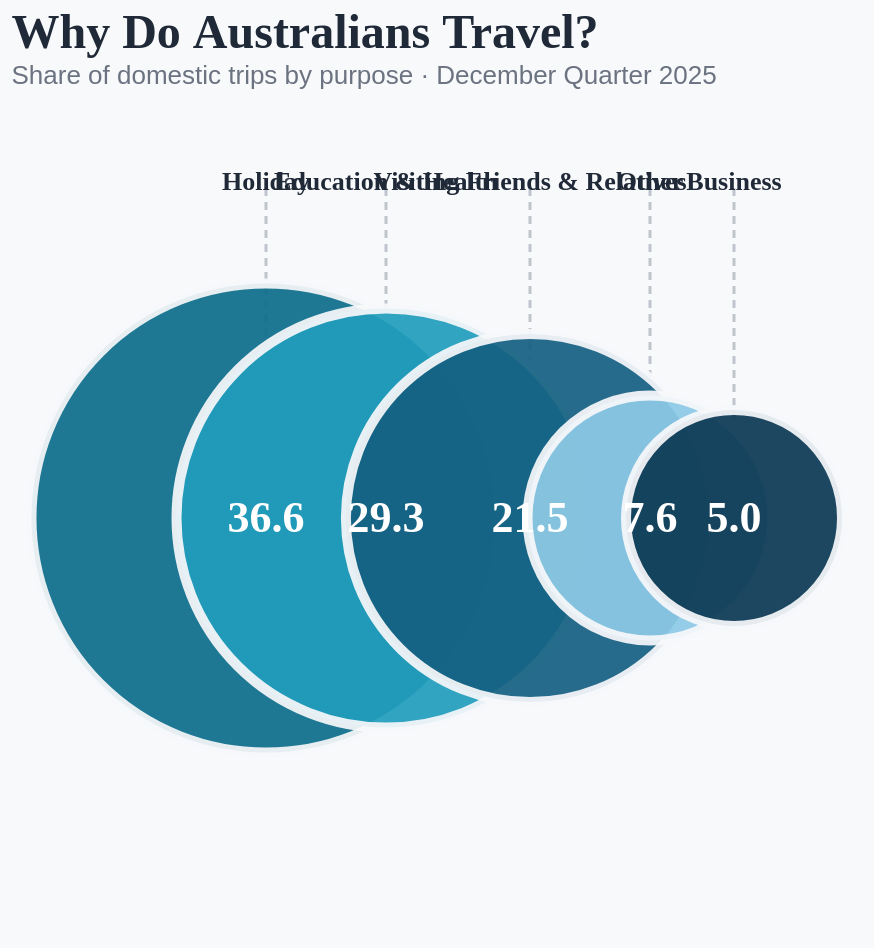

Vega-Lite specification stored for this chart:
### Vega-Lite specification from a JSON file in a GitHub repository (floating-point values rounded to 4 significant figures)
{"$schema": "https://vega.github.io/schema/vega-lite/v6.json", "background": "#f8f9fb", "title": {"text": "Why Do Australians Travel?", "subtitle": "Share of domestic trips by purpose · December Quarter 2025", "anchor": "start", "font": "Georgia", "fontSize": 24, "fontWeight": "bold", "subtitleFontSize": 13, "color": "#1f2937", "subtitleColor": "#6b7280"}, "width": "container", "height": 420, "data": {"values": [{"purpose": "Holiday", "pct": 36.6, "size": 90000, "x": 12, "y": 50, "lx": 12, "ly": 90}, {"purpose": "Education & Health", "pct": 29.3, "size": 70000, "x": 32, "y": 50, "lx": 32, "ly": 90}, {"purpose": "Visiting Friends & Relatives", "pct": 21.5, "size": 52000, "x": 56, "y": 50, "lx": 56, "ly": 90}, {"purpose": "Other", "pct": 7.6, "size": 18000, "x": 76, "y": 50, "lx": 76, "ly": 90}, {"purpose": "Business", "pct": 5.0, "size": 12000, "x": 90, "y": 50, "lx": 90, "ly": 90}]}, "layer": [{"mark": {"type": "rule", "strokeWidth": 1.5, "strokeDash": [4, 3], "opacity": 0.6}, "encoding": {"x": {"field": "x", "type": "quantitative", "scale": {"domain": [0, 100]}, "axis": null}, "y": {"field": "y", "type": "quantitative", "scale": {"domain": [0, 100]}, "axis": null}, "x2": {"field": "lx"}, "y2": {"field": "ly"}, "color": {"value": "#9ca3af"}}}, {"mark": {"type": "circle", "opacity": 0.92, "stroke": "#f8f9fb", "strokeWidth": 5}, "encoding": {"x": {"field": "x", "type": "quantitative", "scale": {"domain": [0, 100]}, "axis": null}, "y": {"field": "y", "type": "quantitative", "scale": {"domain": [0, 100]}, "axis": null}, "size": {"field": "size", "type": "quantitative", "scale": {"range": [5000, 55000]}, "legend": null}, "color": {"field": "purpose", "type": "nominal", "scale": {"domain": ["Holiday", "Visiting Friends & Relatives", "Education & Health", "Business", "Other"], "range": ["#0d6e8a", "#156082", "#219ebc", "#0b3954", "#8ecae6"]}, "legend": null}, "tooltip": [{"field": "purpose", "type": "nominal", "title": "Purpose"}, {"field": "pct", "type": "quantitative", "title": "Share (%)", "format": ".1f"}]}}, {"mark": {"type": "text", "font": "Georgia", "fontWeight": "bold", "fontSize": 22, "fill": "#ffffff", "align": "center", "baseline": "middle", "dy": 0}, "encoding": {"x": {"field": "x", "type": "quantitative"}, "y": {"field": "y", "type": "quantitative"}, "text": {"field": "pct", "type": "quantitative", "format": ".1f"}}}, {"mark": {"type": "text", "font": "Georgia", "fontWeight": "bold", "fontSize": 13, "fill": "#1f2937", "align": "center", "baseline": "middle"}, "encoding": {"x": {"field": "lx", "type": "quantitative", "scale": {"domain": [0, 100]}}, "y": {"field": "ly", "type": "quantitative", "scale": {"domain": [0, 100]}}, "text": {"field": "purpose", "type": "nominal"}, "align": {"field": "anchor", "type": "nominal", "scale": {"domain": ["start", "end"], "range": ["left", "right"]}}}}], "config": {"view": {"stroke": null}}}
